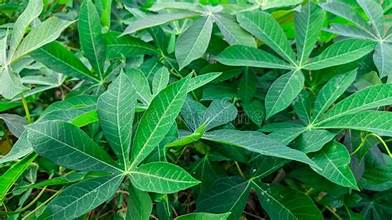
#> input picture image_singkong/daun_singkong.jpeg, 392 x 220 px, found by its file name
$ python rgb.py
#> lines starting #> are read from the running program, lines starting #| are printed output that depends on the picture; after the words box and inside, x2 and y2 are one past the last pixel; in counts of white or black regions, pixels touching at a corner belong together
import numpy as np
import imageio.v3 as img

image_path = "daun_singkong.jpeg"
image = img.imread(image_path)
#> image is the input picture: shape (220, 392, 3); mean R, G, B 54.9, 136.1, 76
if len(image.shape) < 3 or image.shape[2] != 3:
    print("Format Harus RGB")
    exit()

red = image[:,:,0]
green = image[:,:,1]
blue = image[:,:,2]

# Mengubah warna menjadi merah
image_red = np.zeros_like(image)
image_red[:,:,0] = red
img.imwrite("image_red_singkong.jpg", image_red)
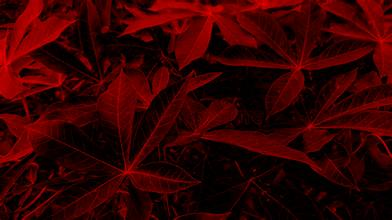
#> saved as image_red_singkong.jpg: shape (220, 392, 3); mean R, G, B 54.7, 2.1, 2.4
print("Peroses Berhasil")

# Mengubah warna menjadi hijau
image_green = np.zeros_like(image)
image_green[:,:,1] = green
img.imwrite("image_green_singkong.jpg", image_green)
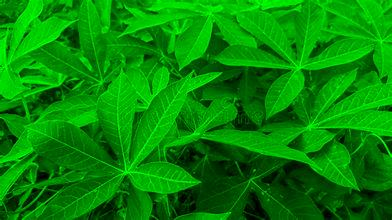
#> saved as image_green_singkong.jpg: shape (220, 392, 3); mean R, G, B 4.7, 136.1, 4.8
print("Peroses Berhasil")

# Mengubah warna menjadi biru
image_blue = np.zeros_like(image)
image_blue[:,:,2] = blue
img.imwrite("image_blue_singkong.jpg", image_blue)
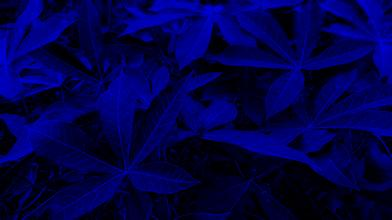
#> saved as image_blue_singkong.jpg: shape (220, 392, 3); mean R, G, B 1.1, 0.9, 75.6
print("Peroses Berhasil")

# print(image.shape)
# mengubah warna menjadi gray
gray = red * 0.299 + green * 0.587 + blue * 0.114
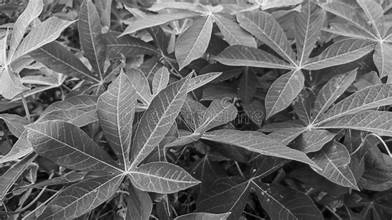
#> gray: shape (220, 392) float64; min 0.299, max 246.6, mean 105
gray_rgb = np.zeros_like(image)
gray_rgb[:,:,0] = gray
gray_rgb[:,:,1] = gray
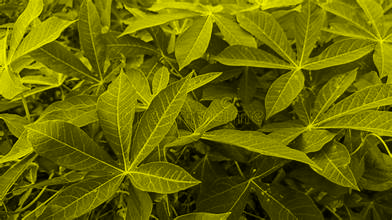
#> gray_rgb: shape (220, 392, 3); mean of channels 0, 1, 2 104.5, 104.5, 0; drawn as R, G, B
gray_rgb[:,:,2] = gray
# gray_scale = np.clip(gray, 0, 255).astype(np.uint8)
img.imwrite("image_gray_singkong.jpg", gray_rgb)
print("Peroses Berhasil")

threshold = 100
binary_image = np.where(gray > threshold, 255, 0).astype(np.uint8)
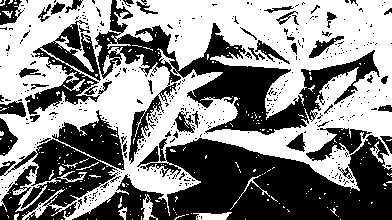
#> binary_image: shape (220, 392); 52.8% white; 425 black regions (380 under 20 px), largest, box (x1, y1, x2, y2) and area: (72, 135, 392, 220) 15680, (95, 0, 380, 164) 10228, (0, 110, 125, 220) 6496
binary_rgb = np.zeros_like(image)
binary_rgb[:,:,0] = binary_image
binary_rgb[:,:,1] = binary_image
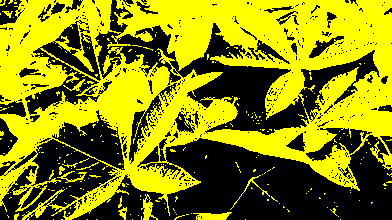
#> binary_rgb: shape (220, 392, 3); mean of channels 0, 1, 2 134.6, 134.6, 0; drawn as R, G, B
binary_rgb[:,:,2] = binary_image
img.imwrite("image_binary_singkong.jpg", binary_rgb)
print("Peroses Berhasil")
